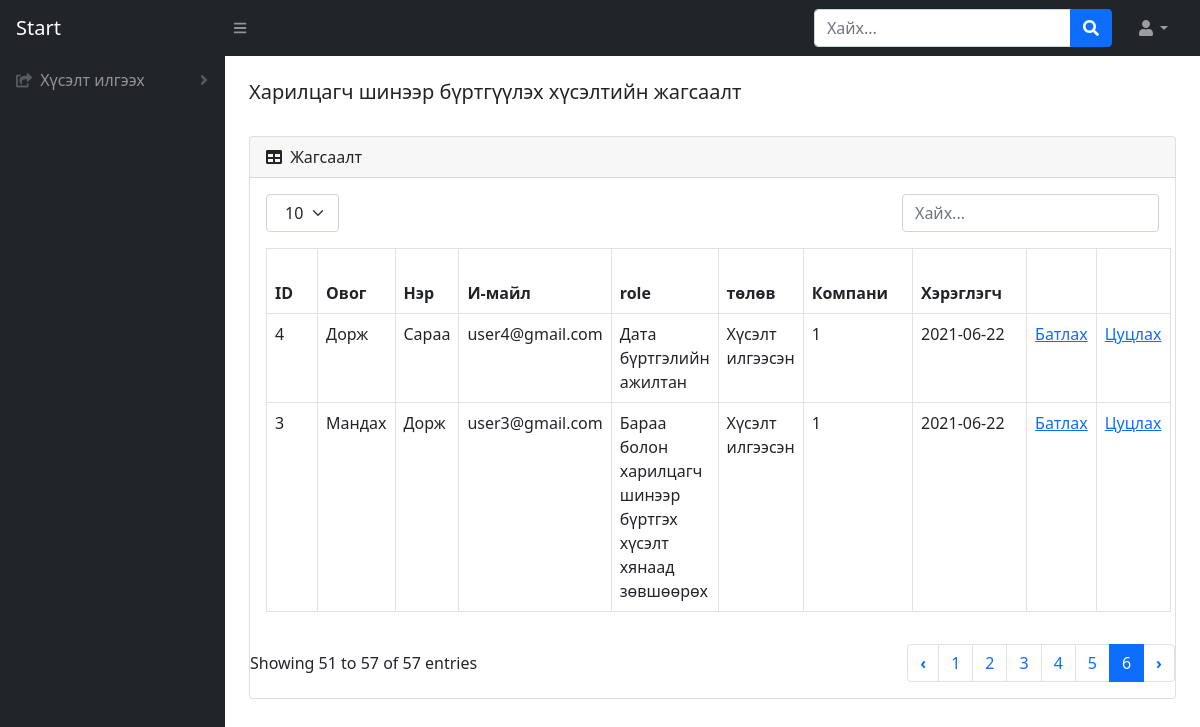
The app's page /reg-list, older data.
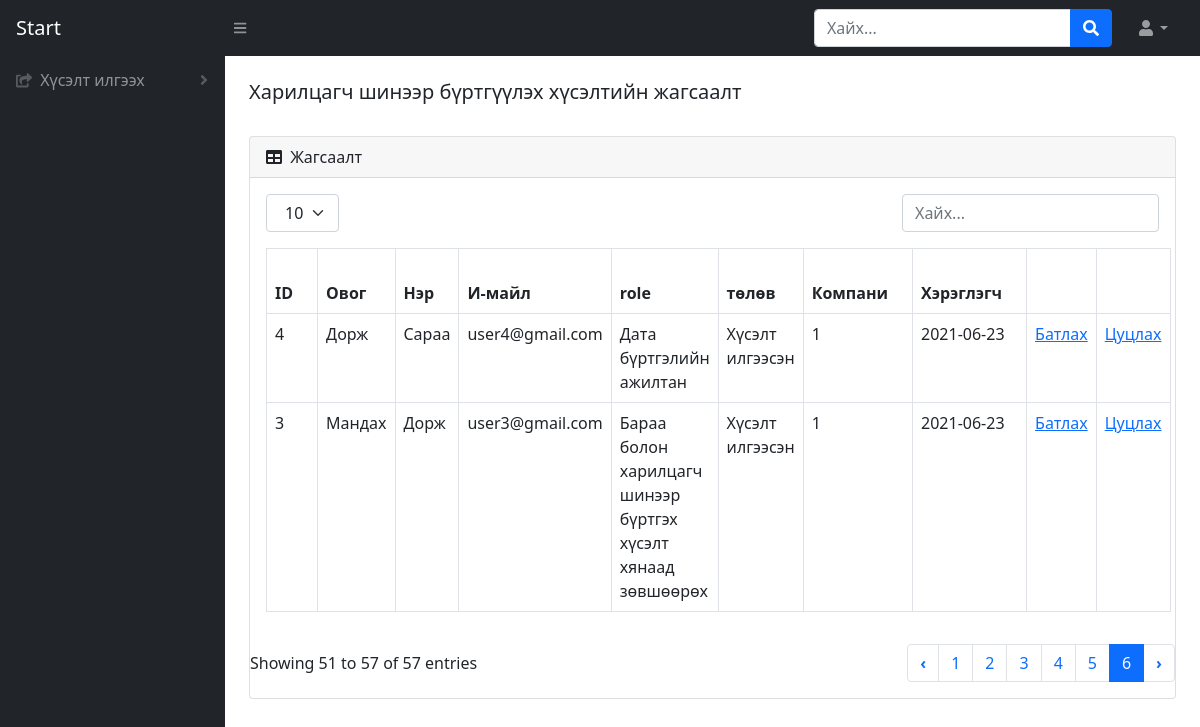
The same page, newer data.
### BMweb/models.py (models this page shows, shortened)
class Hereglegch(models.Model):
    ovog=models.CharField(max_length=300, verbose_name=_("Хэрэглэгчийн овог"))
    ner=models.CharField(max_length=300, verbose_name=_("Хэрэглэгчийн нэр"))
    mail = models.CharField(max_length=300, verbose_name=_("И-майл хаяг"))
    role = models.ForeignKey(HereglegchRole, on_delete=CASCADE ,verbose_name=_("Эрхийн түвшин"))
    state = models.ForeignKey(HereglegchState, on_delete=CASCADE , verbose_name=_("Хэрэглэгчийн төлөв"))
    company = models.ForeignKey(Company, on_delete=CASCADE , verbose_name=_("Компани"))
    password  = models.CharField(max_length=150, verbose_name=_("Хэрэглэгчийн нууц үг"))
    reg_date = models.DateTimeField(default=datetime.now, verbose_name=_("Нэвтэрсэн огноо"))
    class Meta:
        verbose_name = _("Хэрэглэгч")
        verbose_name_plural = _("Хэрэглэгч")

class HereglegchRole(models.Model):
    levelName = models.CharField(max_length=300, verbose_name=_("Эрхийн түвшин"))
    class Meta:
        verbose_name = _("Эрхийн түвшин")
        verbose_name_plural = _("Эрхийн түвшин")
    def __str__(self):
        return self.levelName

class HereglegchState(models.Model):
    stateName = models.CharField(max_length=300, verbose_name=_("Хэрэглэгчийн төлөв"))
    class Meta:
        verbose_name = _("Хэрэглэгч төлөв")
        verbose_name_plural = _("Хэрэглэгч төлөв")
    def __str__(self):
        return self.stateName

### BMweb/views.py (the view)
# urls.py: path('reg-list', views.hereglegchList,name='reg-list'),
def hereglegchList(request):
    if 'user_id' in request.session:
        h = Hereglegch.objects.get(pk=request.session['user_id'])
        return render(request,'hereglegchList.html', {'user': h })
    h = Hereglegch.objects.filter(state_id = 1).order_by('-reg_date')
    return render(request,'hereglegchList.html',{'HereglegchList': h})

### BMweb/templates/hereglegchList.html (shortened to what the changed rows need)
{% load static %}
<!DOCTYPE html>
<html lang="en">
    <head>
        <link href="https://cdn.jsdelivr.net/npm/simple-datatables@latest/dist/style.css" rel="stylesheet" />
        <link href="css/styles.css" rel="stylesheet" />
        <link href="{% static 'css/styles.css' %}" rel="stylesheet"/>
    </head>
    <body class="sb-nav-fixed">
        <div id="layoutSidenav">
            <div id="layoutSidenav_content">
                <main>
                    <div class="container-fluid px-4">
                        <div class="card mb-4">
                            <div class="card-body">
                                <table id="datatablesSimple" class="dataTable-table">
                                    <thead>
                                        <tr>
                                            <th data-sortable="" class="asc">
                                                <a href="#" class="dataTable-sorter">ID</a>
                                            </th>
                                            <th data-sortable="" class="asc">
                                                <a href="#" class="dataTable-sorter">Овог</a>
                                            </th>
                                            <th data-sortable="" class="asc">
                                                <a href="#" class="dataTable-sorter">Нэр</a>
                                            </th>
                                            <th data-sortable="" class="asc">
                                                <a href="#" class="dataTable-sorter">И-майл</a>
                                            </th>
                                            <th data-sortable="" class="asc">
                                                <a href="#" class="dataTable-sorter"></a>role</a>
                                            </th>
                                            <th data-sortable="" class="asc">
                                                <a href="#" class="dataTable-sorter">төлөв</a>
                                            </th>
                                            <th data-sortable="" class="asc">
                                                <a href="#" class="dataTable-sorter">Компани</a>
                                            </th>
                                            <th data-sortable="" class="asc">
                                                <a href="#" class="dataTable-sorter">Хэрэглэгч</a>
                                            </th>
                                            <th data-sortable="" class="asc">
                                            </th>
                                            <th data-sortable="" class="asc">
                                            </th>
                                        </tr>
                                    </thead>
                                    {% for h in HereglegchList %}
                                        <tr>
                                            <td>{{ h.id }}</td>
                                            <td>{{ h.ovog }}</td>
                                            <td>{{ h.ner }}</td>
                                            <td>{{ h.mail }}</td>
                                            <td>{{ h.role }}</td>
                                            <td>{{ h.state }}</td>
                                            <td>{{ h.state_id }}</td>
                                            <td>{{ h.reg_date | date:"Y-m-d" }}</td>
                                            <td><a href="/change-state/{{h.id}}/2">Батлах</a></td>
                                            <td><a href="/change-state/{{h.id}}/3">Цуцлах</a></td>
                                        </tr>
                                    {% endfor %}
                                    </table>
                            </div>
                        </div>
                    </div>
                </main>
            </div>
        </div>
    </body>
</html>

Row changes from the older to the newer data that the page shows:
changed Hereglegch "Сараа": reg_date "2021-06-22" → "2021-06-23"
changed Hereglegch "Мандах": reg_date "2021-06-22" → "2021-06-23"
